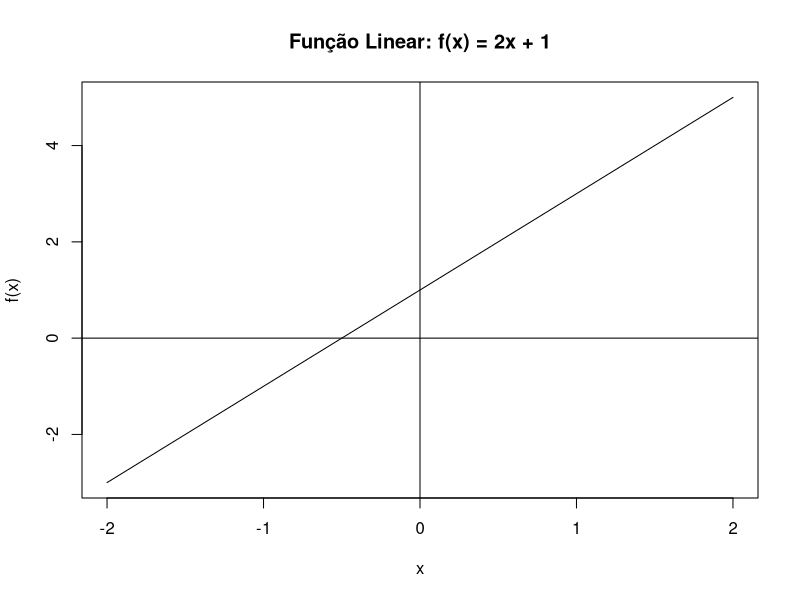
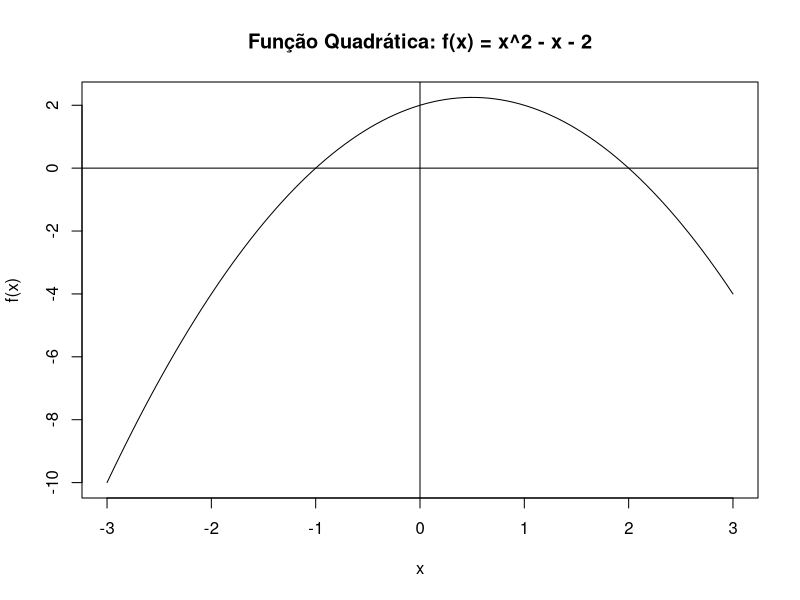
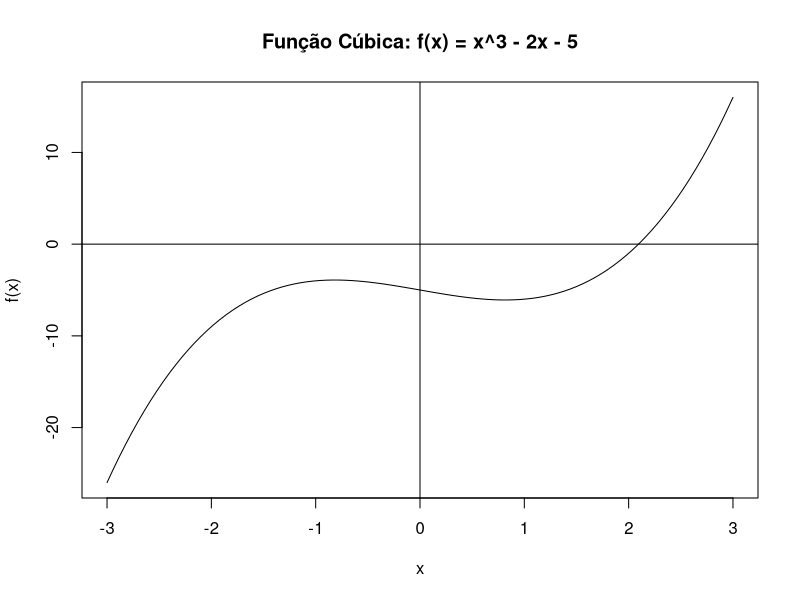
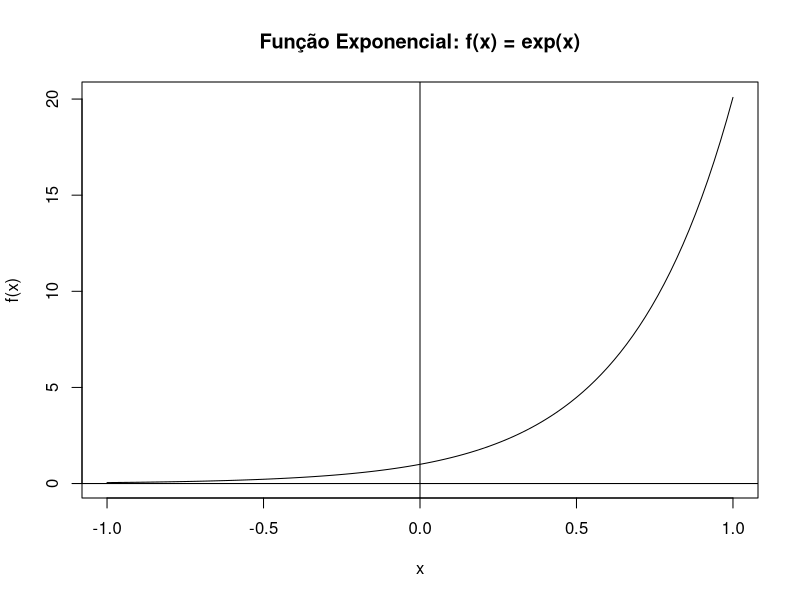
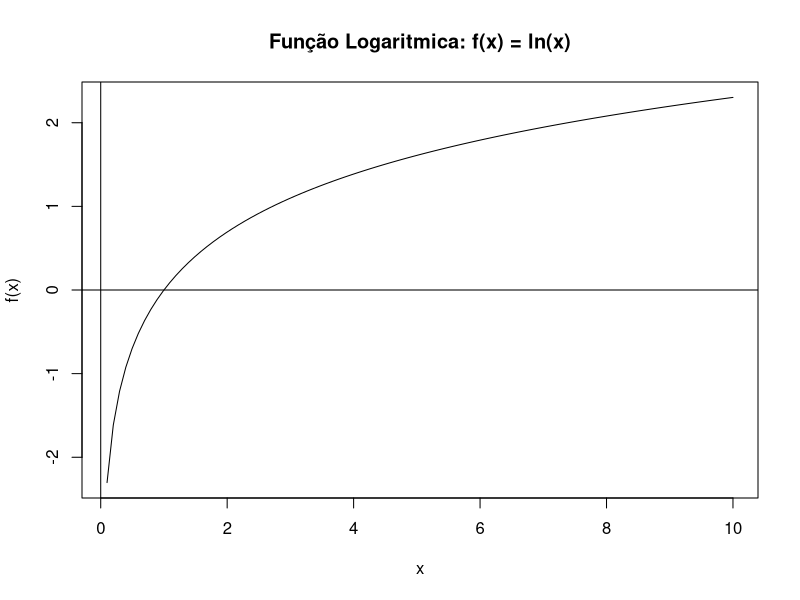
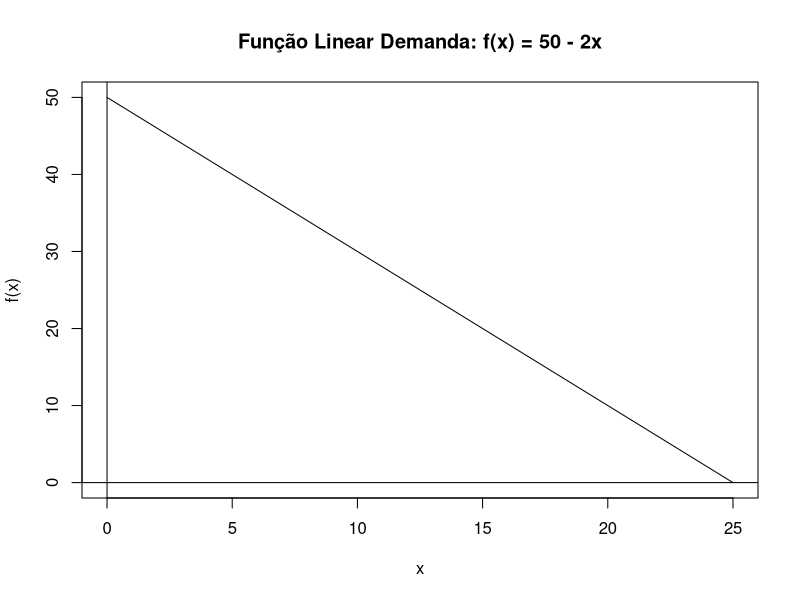
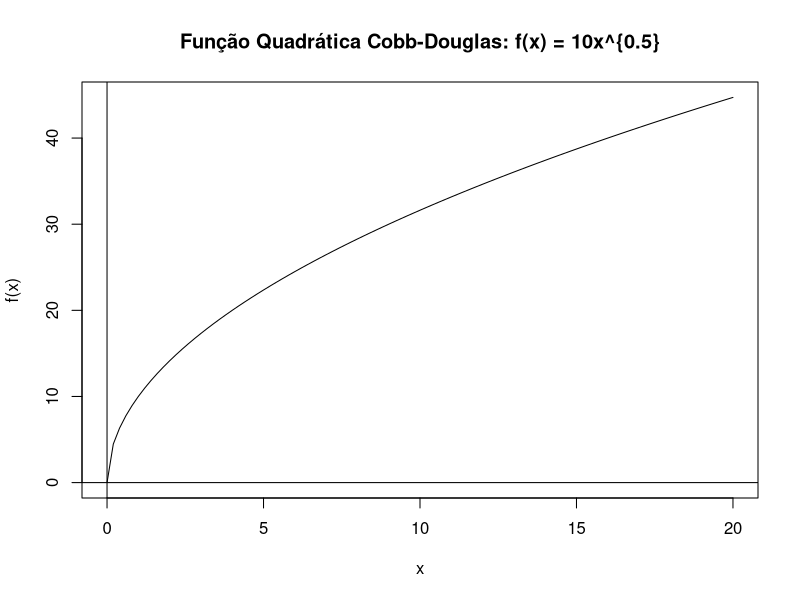
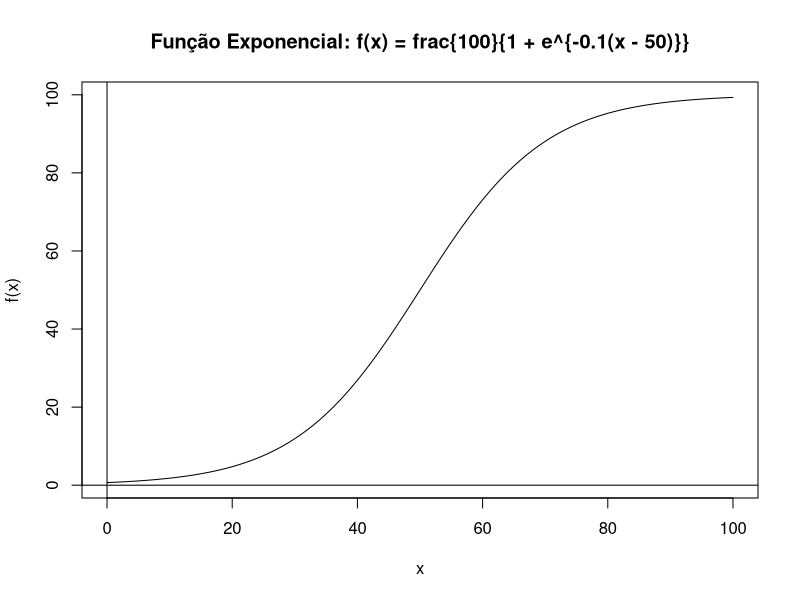

Reproduce these figures in R, in order.
## ---- chunk 1
#| label: setup
#| echo: false

# Cofigurações para exibicão de números
options(
  digits = 5, # número de casas decimais
  scipen = 999 # desativa notação científica
)

# carrega pacotes
library(pracma)   # para fzero
library(Deriv)    # para derivadas simbólicas
library(numDeriv) # para derivadas numéricas
## ---- chunk 2
# cria uma função linear
funcao_linear <- function(x) {
  return(2*x + 1)
}

# calculo de f(2)
funcao_linear(2)
## ---- chunk 3
# cria uma função quadrática
funcao_quadratica <- function(x) {
  return(-x^2 + x + 2)
}

# calculo de f(2)
funcao_quadratica(2)
## ---- chunk 4
# cria uma função cúbica
funcao_cubica <- function(x) {
  return(x^3 - 2*x - 5)
}

# calculo de f(2)
funcao_cubica(2)
## ---- chunk 5
# cria uma função exponencial
funcao_exponencial <- function(x) {
  return(exp(3*x))
}

# calculo de f(2)
funcao_exponencial(2)
## ---- chunk 6
# cria uma função logaritmo
funcao_logaritmo <- function(x) {
  return(log(x))
}

# calculo de f(2)
funcao_logaritmo(2)
## ---- chunk 7
curve(funcao_linear, 
      from = -2, 
      to = 2, 
      ylab = "f(x)", 
      main = "Função Linear: f(x) = 2x + 1"
      )
abline(h = 0)
abline(v = 0)
## ---- chunk 8
curve(funcao_quadratica, 
      from = -3, 
      to = 3, 
      ylab = "f(x)", 
      main = "Função Quadrática: f(x) = x^2 - x - 2"
      )
abline(h = 0)
abline(v = 0)
## ---- chunk 9
curve(funcao_cubica, 
      from = -3, 
      to = 3, 
      ylab = "f(x)", 
      main = "Função Cúbica: f(x) = x^3 - 2x - 5"
      )
abline(h = 0)
abline(v = 0)
## ---- chunk 10
curve(funcao_exponencial, 
      from = -1, 
      to = 1, 
      ylab = "f(x)", 
      main = "Função Exponencial: f(x) = exp(x)"
     )
abline(h = 0)
abline(v = 0)
## ---- chunk 11
curve(funcao_logaritmo, 
      from = 0.1, 
      to = 10, 
      ylab = "f(x)", 
      main = "Função Logaritmica: f(x) = ln(x)"
     ) 
abline(h = 0)
abline(v = 0)
## ---- chunk 12
# Definindo a função cúbica
cubica <- function(x) {
  x^3 - 2*x - 5
}

# Encontrando uma raiz no intervalo [2, 3]
uniroot(cubica, interval = c(2, 3))
## ---- chunk 13
# Definindo a função quadrática
fcubica <- function(x) {
  return(x^3 - 2*x - 5)
}

# Encontrando uma raiz no intervalo [2, 3]
fzero(fcubica, c(2, 3))

#Pode ser feito com fzero(fcubica, (2))
## ---- chunk 14
# primeira derivada de uma função quadrática
primeira_derivada <- Deriv(~ 3*x^2, "x")
primeira_derivada
## ---- chunk 15
# primeira derivada de uma função quadrática
primeira_derivada <- Deriv(~ x^2 - 4 * x + 4, "x")
primeira_derivada
## ---- chunk 16
# define a função quadrática
funcao <- function (x) {return(3*x^2)}

# Derivada numérica da função quadrática
primeira_derivada_numerica <- grad(funcao, x = 2)
primeira_derivada_numerica
## ---- chunk 17
# define a função
f <- function(x) {3*x^2}

# primeira derivada
derivada_primeira <- Deriv(f)

# segunda derivada
derivada_segunda <- Deriv(derivada_primeira)
derivada_segunda
## ---- chunk 18
# define a função
f <- function(x) {x^2 - 4*x + 4}

# primeira derivada
derivada_primeira <- Deriv(f)

# segunda derivada
derivada_segunda <- Deriv(derivada_primeira)
derivada_segunda
## ---- chunk 19
library(numDeriv)

# função original
f <- function(x) {3*x^2}

# derivada segunda usando função hessian
segunda_derivada_numerica <- hessian(f, x = 2)
segunda_derivada_numerica
## ---- chunk 20
# Define a função original
f <- function(x) {-x^2 + x + 2}

# Maximização via minimização de -f(x)
resultado <- optimize(function(x) -f(x), interval = c(-1, 2))

# Recupera os resultados
x_max <- resultado$minimum            # ponto de máximo
f_max <- -resultado$objective         # (-1)xf(x_max)

# Exibe os resultados
list(x_max = x_max, f_max = f_max)
## ---- chunk 21
funcao_linear_demanda <- function(x) {
  return(50 - 2*x)
}

curve(funcao_linear_demanda, 
      from = 0, 
      to = 25, 
      ylab = "f(x)", 
      main = "Função Linear Demanda: f(x) = 50 - 2x"
      )
abline(h = 0)
abline(v = 0)

## ---- chunk 22
funcao_quadratica_cobb <- function(x) {
  return(10*x^0.5)
}

curve(funcao_quadratica_cobb, 
      from = 0, 
      to = 20, 
      ylab = "f(x)", 
      main = "Função Quadrática Cobb-Douglas: f(x) = 10x^{0.5}"
      )
abline(h = 0)
abline(v = 0)
  
## ---- chunk 23
funcao_exponencial_logistico <- function(x) {
  return(100/(1+exp(-0.1*(x-50))))
}

curve(funcao_exponencial_logistico, 
      from = 0, 
      to = 100, 
      ylab = "f(x)", 
      main = "Função Exponencial: f(x) = frac{100}{1 + e^{-0.1(x - 50)}}"
     )
abline(h = 0)
abline(v = 0)

## ---- chunk 24
funcao_quadratica_2 <- function(x) {
  return(-2*x^2 + 4*x + 1)
}

curve(funcao_quadratica_2, 
      from = -5, 
      to = 5, 
      ylab = "f(x)", 
      main = "Função Quadrática Exercício 2: f(x) = -2x^2 + 4x +1"
      )
abline(h = 0)
abline(v = 0)
## ---- chunk 25
# Maximização via minimização de -f(x)
resultado <- optimize(function(x) -funcao_quadratica_2(x), interval = c(0, 2))

# Recupera os resultados
x_max <- resultado$minimum            # ponto de máximo
f_max <- -resultado$objective         # (-1)xf(x_max)

# Exibe os resultados
list(x_max = x_max, f_max = f_max)
## ---- chunk 26
# fixando a média e o desvio-padrão de uma VA normal padronizada
mu <- 0
sigma <- 1

# n é tamanho de cada amostra. 
# T é o número de simulacoes de cada amostra

n0 <- 10 
n1 <- 100
n2 <- 1000
n3 <- 10000
T <- 1000
## ---- chunk 27
# fixa a semente do gerador de numeros aleatorios
set.seed(999)

# simula 1000 amostras (linhas) de tamanho 10 (colunas)
amostras0 <- rnorm(n0 * T, mu, sigma)
amostras0 <- matrix(amostras0, nrow = T, ncol = n0)
dim(amostras0)

# simula 1000 amostras de tamanho 100
amostras1 <- rnorm(n1 * T, mu, sigma)
amostras1 <- matrix(amostras1, nrow = T, ncol = n1)
dim(amostras1) # dim retorna n. de linhas x n. de colunas

# simula 1000 amostras de tamanho 1000
amostras2 <- rnorm(n2 * T, mu, sigma)
amostras2 <- matrix(amostras2, nrow = T, ncol = n2)
dim(amostras2)
## ---- chunk 28
# simula 1000 amostras de tamanho 10000
amostras3 <- rnorm(n3 * T, mu, sigma)
amostras3 <- matrix(amostras3, nrow = T, ncol = n3)
dim(amostras3)
## ---- chunk 29
##os EMV são:

# 1000 médias calculadas de 1000 amostras de tamanho 10
xbar0 <- apply(amostras0, 1, mean)
dim(xbar0)

# 1000 médias calculadas de 1000 amostras de tamanho 100
xbar1 <- apply(amostras1, 1, mean)
dim(xbar1)

# 1000 médias calculadas de 1000 amostras de tamanho 1000
xbar2 <- apply(amostras2, 1, mean)
dim(xbar2)

# 1000 médias calculadas de 10000 amostras de tamanho 10000
xbar3 <- apply(amostras3, 1, mean)
dim(xbar3)
## ---- chunk 30
# calcula o viés dos EMV
vies0 = xbar0 - mu
vies1 = xbar1 - mu
vies2 = xbar2 - mu
vies3 = xbar3 - mu
## ---- chunk 31
# viés médio 
mean(vies0)
mean(vies1)
mean(vies2)
mean(vies3)
## ---- chunk 32
dados <- c(3, 2, 4, 3, 2, 5, 1, 2, 3, 4)
